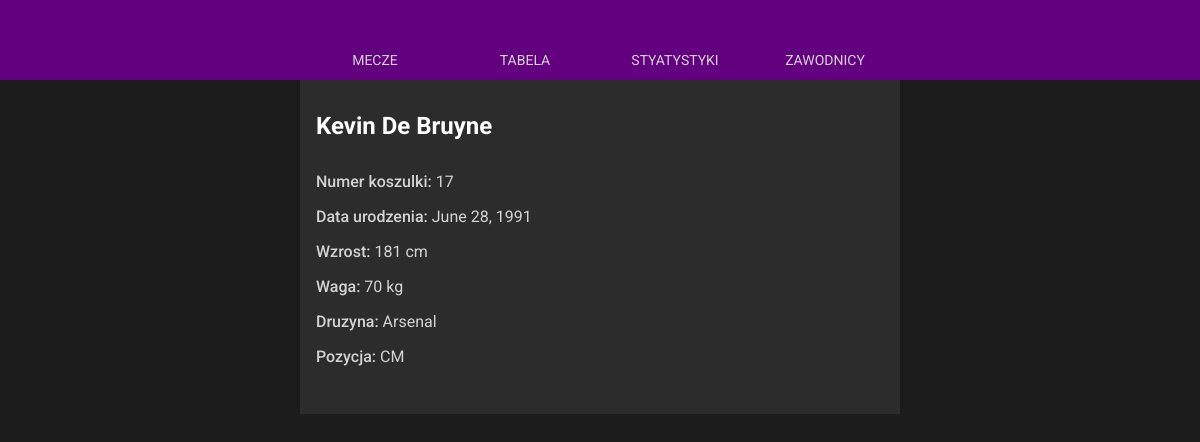
/player/2, run on an earlier commit of the app's database.
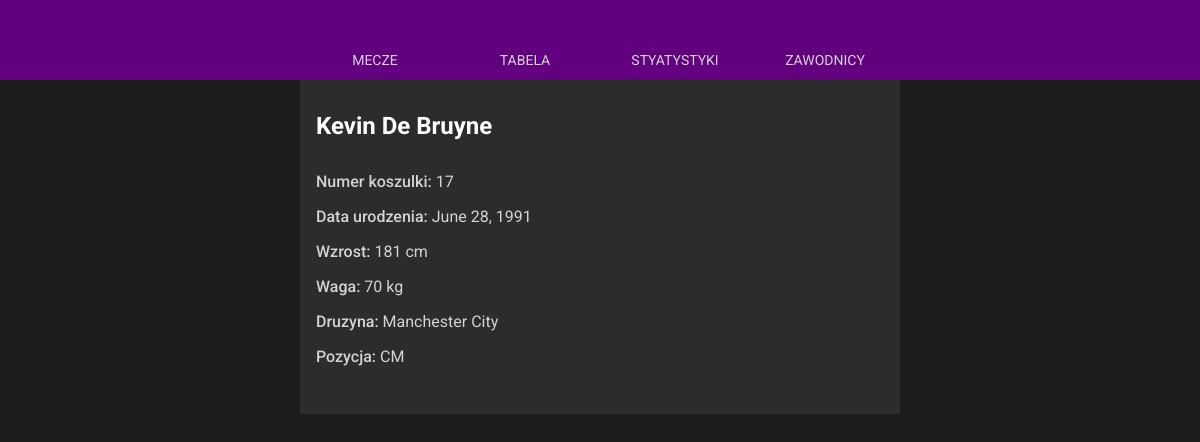
And on a later commit of the database.
### main/models.py (models this page shows, shortened)
class Player(models.Model):
    class PositionChoices(models.TextChoices):
        GK = 'GK'
        LB = 'LB'
        CB = 'CB'
        RB = 'RB'
        LM = 'LM'
        RM = 'RM'
        CM = 'CM'
        LS = 'LS'
        RS = 'RS'
        CS = 'CS'
        SUB = 'SUB'
    first_name = models.CharField(max_length=30)
    last_name = models.CharField(max_length=50)
    shirt_number = models.IntegerField()
    birth_date = models.DateField()
    height = models.IntegerField()
    weight = models.IntegerField()
    team = models.ForeignKey(Team, on_delete=models.CASCADE)
    position = models.CharField(max_length=3, choices=PositionChoices.choices, default="SUB")
    favourite = models.IntegerField(default=0)

class Team(models.Model):
    name = models.CharField(max_length=50)
    manager = models.CharField(max_length=100)
    owner = models.CharField(max_length=100)
    established = models.DateField()
    stadium = models.ForeignKey(Stadium, on_delete=models.CASCADE)

### main/views.py (the view)
# urls.py: path("player/<int:player_id>", views.player, name="player"),
def player(request, player_id):
    player = get_object_or_404(Player, pk=player_id)
    return render(request, "player.html", {"player": player})

### main/templates/player.html
{% extends "layout.html" %} {% block title %}Zawodnik{% endblock %} {% block body_content %}
<div class="player">
    <div class="player-container">
        <div class="player-container__name">{{player.first_name}} {{player.last_name}}</div>
        <div class="player-container__item">
            <span>Numer koszulki: </span>
            {{player.shirt_number}}
        </div>
        <div class="player-container__item">
            <span>Data urodzenia: </span>
            {{player.birth_date}}
        </div>
        <div class="player-container__item">
            <span>Wzrost: </span>
            {{player.height}} cm
        </div>
        <div class="player-container__item">
            <span>Waga: </span>
            {{player.weight}} kg
        </div>
        <div class="player-container__item">
            <span>Druzyna: </span>
            {{player.team.name}}
        </div>
        <div class="player-container__item">
            <span>Pozycja: </span>
            {{player.position}}
        </div>
    </div>
</div>
{% endblock %}

What changed in the data, as far as the page shows it:
changed Player "Kevin": team.name "Arsenal" → "Manchester City"
